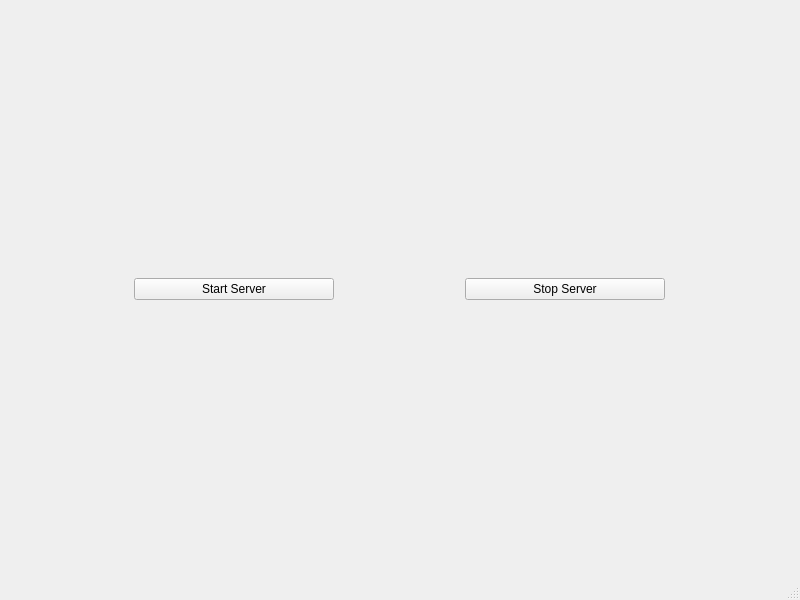
<?xml version="1.0" encoding="UTF-8"?>
<ui version="4.0">
 <class>MainView</class>
 <widget class="QMainWindow" name="MainView">
  <property name="geometry">
   <rect>
    <x>0</x>
    <y>0</y>
    <width>800</width>
    <height>600</height>
   </rect>
  </property>
  <property name="windowTitle">
   <string>MainView</string>
  </property>
  <widget class="QWidget" name="centralwidget">
   <layout class="QVBoxLayout" name="verticalLayout">
    <item>
     <layout class="QHBoxLayout" name="horizontalLayout">
      <item>
       <widget class="QPushButton" name="btnStartServer">
        <property name="maximumSize">
         <size>
          <width>200</width>
          <height>16777215</height>
         </size>
        </property>
        <property name="text">
         <string>Start Server</string>
        </property>
       </widget>
      </item>
      <item>
       <widget class="QPushButton" name="btnStopServer">
        <property name="maximumSize">
         <size>
          <width>200</width>
          <height>16777215</height>
         </size>
        </property>
        <property name="text">
         <string>Stop Server</string>
        </property>
       </widget>
      </item>
     </layout>
    </item>
   </layout>
  </widget>
  <widget class="QMenuBar" name="menubar">
   <property name="geometry">
    <rect>
     <x>0</x>
     <y>0</y>
     <width>800</width>
     <height>22</height>
    </rect>
   </property>
  </widget>
  <widget class="QStatusBar" name="statusbar"/>
 </widget>
 <resources/>
 <connections/>
</ui>
